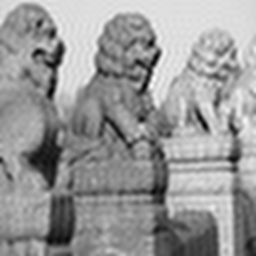
#> input picture dct/63.png, 256 x 256 px
$ jupyter execute 'overlap window.ipynb'
#> lines starting #> are read from the running program, lines starting #| are printed output that depends on the picture
[cell 1]
import cv2
from PIL import Image

img = cv2.imread('dct/63.png')
#> img is the input picture: shape (256, 256, 3); min 0, max 255, mean 151.8
(winW, winH) = (32, 32)
dimensions = img.shape
#> dimensions = (256, 256, 3)
height = img.shape[0]
#> height = 256
width = img.shape[1]
#> width = 256
# loop, get first 1000s image to test
for x in range(0,height-220):
    for y in range(0,width-220):
        crop_img = img[x:x+winW,y:y+winH]
        cv2.imwrite("OverlapWindows/" + str(x) + "_" + str(y) + ".png", crop_img)
#> this loop made 36 passes
#> pass 1, `cv2.imwrite("OverlapWindows/" + str(x) + "_" + str(y) + ".png", crop_i..`:
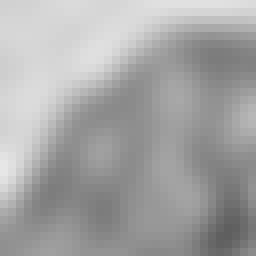
#> saved as 0_0.png: shape (32, 32, 3) (shown 8 times larger); min 95, max 230, mean 165.4
#> pass 1, `cv2.imwrite("OverlapWindows/" + str(x) + "_" + str(y) + ".png", crop_i..`:
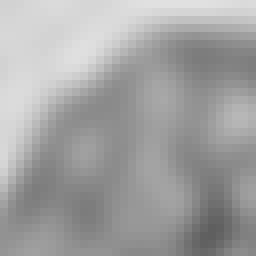
#> saved as 0_2.png: shape (32, 32, 3) (shown 8 times larger); min 95, max 224, mean 162.5
